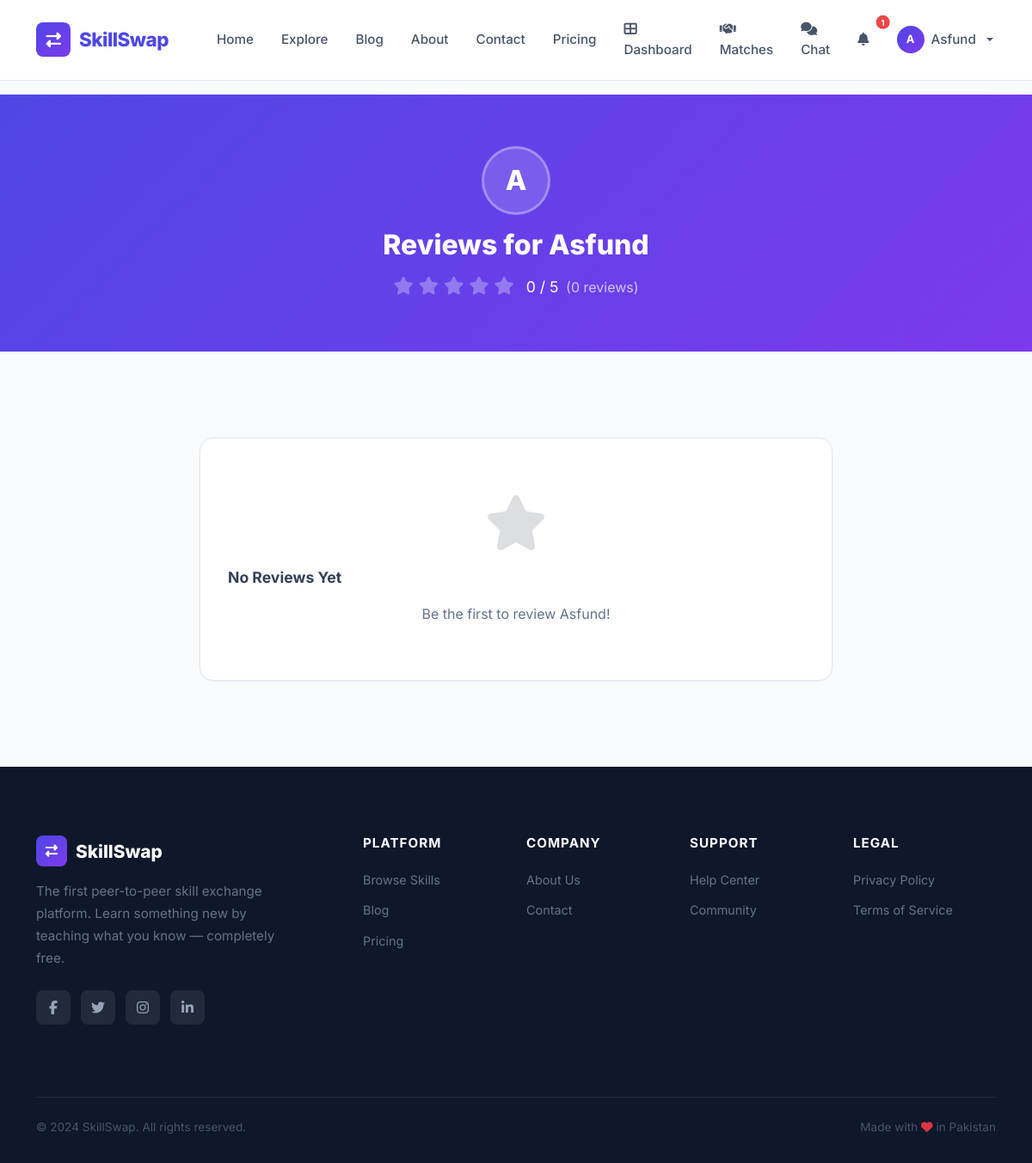
The app's page /reviews/1 (signed in) with its own data.
### app/models.py (models this page shows, shortened)
class User(UserMixin, db.Model):
    __tablename__ = 'users'
    id = db.Column(db.Integer, primary_key=True)
    full_name = db.Column(db.String(100), nullable=False)
    email = db.Column(db.String(120), unique=True, nullable=False)
    password_hash = db.Column(db.String(256), nullable=False)
    phone = db.Column(db.String(20))
    city = db.Column(db.String(50))
    bio = db.Column(db.Text)
    profile_pic = db.Column(db.String(200), default='default.png')
    is_admin = db.Column(db.Boolean, default=False)
    is_verified = db.Column(db.Boolean, default=False)
    account_type = db.Column(db.String(20), default='free')
    reset_token = db.Column(db.String(100))
    otp_code = db.Column(db.String(6))
    otp_created_at = db.Column(db.DateTime)
    otp_purpose = db.Column(db.String(20))
    created_at = db.Column(db.DateTime, default=datetime.utcnow)
    updated_at = db.Column(db.DateTime, default=datetime.utcnow, onupdate=datetime.utcnow)
    skills_offering = db.relationship('SkillOffering', backref='user', lazy=True, cascade='all, delete-orphan')
    skills_wanted = db.relationship('SkillWanted', backref='user', lazy=True, cascade='all, delete-orphan')
    reviews_given = db.relationship('Review', foreign_keys='Review.reviewer_id', backref='reviewer', lazy=True)
    reviews_received = db.relationship('Review', foreign_keys='Review.reviewed_user_id', backref='reviewed_user', lazy=True)
    notifications = db.relationship('Notification', backref='user', lazy=True, cascade='all, delete-orphan')
    def get_avg_rating(self):
        reviews = self.reviews_received
        if not reviews:
            return 0
        return round(sum(r.rating for r in reviews) / len(reviews), 1)
    def get_review_count(self):
        return len(self.reviews_received)
    def get_unread_notification_count(self):
        return Notification.query.filter_by(user_id=self.id, is_read=False).count()

### app/routes/reviews.py (the view)
@reviews_bp.route('/reviews/<int:user_id>')
def user_reviews(user_id):
    user = User.query.get_or_404(user_id)
    reviews = Review.query.filter_by(
        reviewed_user_id=user_id
    ).order_by(Review.created_at.desc()).all()
    return render_template('user_reviews.html', user=user, reviews=reviews)

### app/templates/user_reviews.html (shortened to what this page needs)
{% extends "base.html" %}
{% block content %}
<section style="background:var(--gradient-1); padding:60px 0; color:white; text-align:center;">
    <div class="container">
        <div style="width:80px;height:80px;border-radius:50%;background:rgba(255,255,255,0.15);display:flex;align-items:center;justify-content:center;color:white;font-weight:800;font-size:2rem;margin:0 auto 16px;border:3px solid rgba(255,255,255,0.3);">
            {{ user.full_name[0] }}
        </div>
        <h1 style="font-size:2rem; font-weight:800;">Reviews for {{ user.full_name }}</h1>
        <div style="margin-top:12px;">
            <span style="font-size:1.3rem;">
                {% for i in range(5) %}
                <i class="fas fa-star" style="color:{% if i < user.get_avg_rating()|round %}#F59E0B{% else %}rgba(255,255,255,0.3){% endif %};"></i>
                {% endfor %}
            </span>
            <span style="font-size:1.1rem; margin-left:8px;">{{ user.get_avg_rating() }} / 5</span>
            <span style="opacity:0.7; margin-left:4px;">({{ user.get_review_count() }} reviews)</span>
        </div>
    </div>
</section>
<section class="section section-gray">
    <div class="container">
        <div class="row justify-content-center">
            <div class="col-md-8">
                {% if reviews %}
                {% for review in reviews %}
                <div class="dash-content-card mb-3">
                    <div class="d-flex justify-content-between align-items-start">
                        <div class="d-flex align-items-center gap-3">
                            <div style="width:45px;height:45px;border-radius:50%;background:var(--gradient-1);display:flex;align-items:center;justify-content:center;color:white;font-weight:700;">
                                {{ review.reviewer.full_name[0] }}
                            </div>
                            <div>
                                <h6 class="mb-0 fw-bold">{{ review.reviewer.full_name }}</h6>
                                <small style="color:var(--gray-400);">{{ review.created_at.strftime('%B %d, %Y') }}</small>
                            </div>
                        </div>
                        <div>
                            {% for i in range(5) %}
                            <i class="fas fa-star" style="color:{% if i < review.rating %}#F59E0B{% else %}var(--gray-300){% endif %}; font-size:0.9rem;"></i>
                            {% endfor %}
                        </div>
                    </div>
                    {% if review.skill_name %}
                    <div class="mt-2">
                        <span class="skill-badge offering" style="font-size:0.8rem; padding:4px 12px;">
                            <i class="fas fa-exchange-alt"></i> {{ review.skill_name }}
                        </span>
                    </div>
                    {% endif %}
                    <p style="color:var(--gray-600); margin-top:12px; line-height:1.7;">{{ review.review_text }}</p>
                    {% if current_user.is_authenticated and (current_user.id == review.reviewer_id or current_user.is_admin) %}
                    <a href="{{ url_for('reviews.delete_review', review_id=review.id) }}" style="color:var(--gray-400); font-size:0.8rem;" onclick="return confirm('Delete this review?');">
                        <i class="fas fa-trash"></i> Delete
                    </a>
                    {% endif %}
                </div>
                {% endfor %}
                {% else %}
                <div class="dash-content-card text-center py-5">
                    <div style="font-size:4rem; opacity:0.15;"><i class="fas fa-star"></i></div>
                    <h4 class="fw-bold" style="color:var(--gray-700);">No Reviews Yet</h4>
                    <p style="color:var(--gray-500);">Be the first to review {{ user.full_name }}!</p>
                </div>
                {% endif %}
            </div>
        </div>
    </div>
</section>
{% endblock %}

### app/templates/base.html (shortened to what this page needs)
<!DOCTYPE html>
<html lang="en">
<head>
    <link href="https://cdn.jsdelivr.net/npm/bootstrap@5.3.0/dist/css/bootstrap.min.css" rel="stylesheet">
    <link rel="stylesheet" href="https://cdnjs.cloudflare.com/ajax/libs/font-awesome/6.5.0/css/all.min.css">
    <link rel="stylesheet" href="{{ url_for('static', filename='css/style.css') }}">
</head>
<body>
    <nav class="navbar navbar-expand-lg sticky-top" id="mainNav">
        <div class="container">
            <a class="navbar-brand" href="{{ url_for('main.index') }}">
                <span class="brand-icon"><i class="fas fa-exchange-alt"></i></span>
                SkillSwap
            </a>
            <div class="collapse navbar-collapse" id="navbarNav">
                <ul class="navbar-nav me-auto ms-4">
                    <li class="nav-item"><a class="nav-link" href="{{ url_for('main.index') }}">Home</a></li>
                    <li class="nav-item"><a class="nav-link" href="{{ url_for('skills.explore') }}">Explore</a></li>
                    <li class="nav-item"><a class="nav-link" href="{{ url_for('blog.blog_list') }}">Blog</a></li>
                    <li class="nav-item"><a class="nav-link" href="{{ url_for('main.about') }}">About</a></li>
                    <li class="nav-item"><a class="nav-link" href="{{ url_for('main.contact') }}">Contact</a></li>
                    <li class="nav-item"><a class="nav-link" href="{{ url_for('main.pricing') }}">Pricing</a></li>
                </ul>
                <ul class="navbar-nav align-items-center">
                    {% if current_user.is_authenticated %}
                    <li class="nav-item">
                        <a class="nav-link" href="{{ url_for('main.dashboard') }}"><i class="fas fa-th-large"></i> Dashboard</a>
                    </li>
                    <li class="nav-item">
                        <a class="nav-link" href="{{ url_for('matching.find_matches') }}"><i class="fas fa-handshake"></i> Matches</a>
                    </li>
                    <li class="nav-item">
                        <a class="nav-link" href="{{ url_for('chat.chat_list') }}"><i class="fas fa-comments"></i> Chat</a>
                    </li>
                    <li class="nav-item">
                        <a class="nav-link position-relative" href="{{ url_for('notifications.all_notifications') }}">
                            <i class="fas fa-bell"></i>
                            {% if current_user.get_unread_notification_count() > 0 %}
                            <span class="position-absolute top-0 start-100 translate-middle badge rounded-pill" style="background:var(--danger); font-size:0.6rem;">
                                {{ current_user.get_unread_notification_count() }}
                            </span>
                            {% endif %}
                        </a>
                    </li>
                    <li class="nav-item dropdown">
                        <a class="nav-link dropdown-toggle d-flex align-items-center gap-2" href="#" data-bs-toggle="dropdown">
                            <div style="width:32px;height:32px;border-radius:50%;background:var(--gradient-1);display:flex;align-items:center;justify-content:center;color:white;font-size:0.8rem;font-weight:700;overflow:hidden;">
                                {% if current_user.profile_pic and current_user.profile_pic != 'default.png' %}
                                <img src="{{ url_for('static', filename='images/avatars/' + current_user.profile_pic) }}" style="width:100%;height:100%;object-fit:cover;">
                                {% else %}
                                {{ current_user.full_name[0] }}
                                {% endif %}
                            </div>
                            {{ current_user.full_name.split()[0] }}
                        </a>
                    </li>
                    {% endif %}
                </ul>
            </div>
        </div>
    </nav>
    <main>{% block content %}{% endblock %}</main>
    <footer class="footer">
        <div class="container">
            <div class="row">
                <div class="col-lg-4 mb-4">
                    <div class="footer-brand">
                        <span class="brand-icon"><i class="fas fa-exchange-alt"></i></span>
                        SkillSwap
                    </div>
                    <p class="footer-description">The first peer-to-peer skill exchange platform. Learn something new by teaching what you know — completely free.</p>
                    <div class="social-links">
                        <a href="#" class="social-link"><i class="fab fa-facebook-f"></i></a>
                        <a href="#" class="social-link"><i class="fab fa-twitter"></i></a>
                        <a href="#" class="social-link"><i class="fab fa-instagram"></i></a>
                        <a href="#" class="social-link"><i class="fab fa-linkedin-in"></i></a>
                    </div>
                </div>
                <div class="col-lg-2 col-md-4 col-6 mb-4">
                    <h6>Platform</h6>
                    <ul class="footer-links">
                        <li><a href="{{ url_for('skills.explore') }}">Browse Skills</a></li>
                        <li><a href="{{ url_for('blog.blog_list') }}">Blog</a></li>
                        <li><a href="{{ url_for('main.pricing') }}">Pricing</a></li>
                    </ul>
                </div>
                <div class="col-lg-2 col-md-4 col-6 mb-4">
                    <h6>Company</h6>
                    <ul class="footer-links">
                        <li><a href="{{ url_for('main.about') }}">About Us</a></li>
                        <li><a href="{{ url_for('main.contact') }}">Contact</a></li>
                    </ul>
                </div>
                <div class="col-lg-2 col-md-4 col-6 mb-4">
                    <h6>Support</h6>
                    <ul class="footer-links">
                        <li><a href="#">Help Center</a></li>
                        <li><a href="#">Community</a></li>
                    </ul>
                </div>
                <div class="col-lg-2 col-md-4 col-6 mb-4">
                    <h6>Legal</h6>
                    <ul class="footer-links">
                        <li><a href="#">Privacy Policy</a></li>
                        <li><a href="#">Terms of Service</a></li>
                    </ul>
                </div>
            </div>
            <div class="footer-bottom">
                <p>&copy; 2024 SkillSwap. All rights reserved.</p>
                <p>Made with <i class="fas fa-heart text-danger"></i> in Pakistan</p>
            </div>
        </div>
    </footer>
</body>
</html>

### records on screen
User: get_unread_notification_count "1", full_name "A", full_name "Asfund"

### other values on screen
{{ user.get_avg_rating() }} "0"
{{ user.get_review_count() }} "0"
